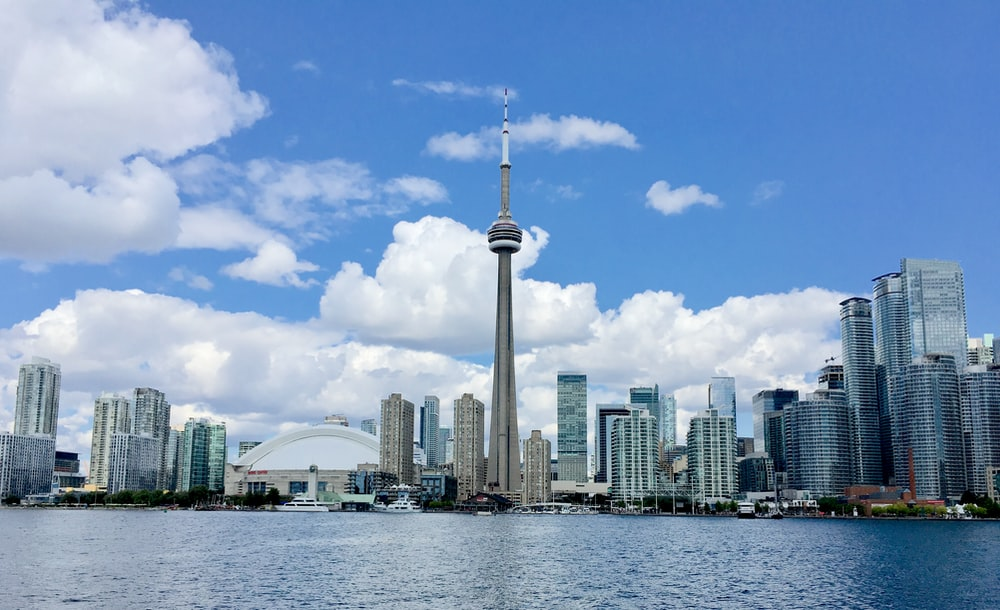
#> input picture Resources/Photos/toronto.jpg, 1000 x 610 px, found by its file name
$ python masking.py
#> lines starting #> are read from the running program, lines starting #| are printed output that depends on the picture; after the words box and inside, x2 and y2 are one past the last pixel; in counts of white or black regions, pixels touching at a corner belong together
import cv2 as cv
import numpy as np

img = cv.imread('./Resources/Photos/toronto.jpg')
#> img is the input picture: shape (610, 1000, 3); mean B, G, R 187.2, 152.4, 123
cv.imshow('toronto', img)

blank = np.zeros(img.shape[:2], dtype='uint8')
cv.imshow('Blank Image', blank)

circle = cv.circle(blank.copy(), (img.shape[1]//2 + 45,img.shape[0]//2), 100, 255, -1)
cv.imshow('circ mask', circle)
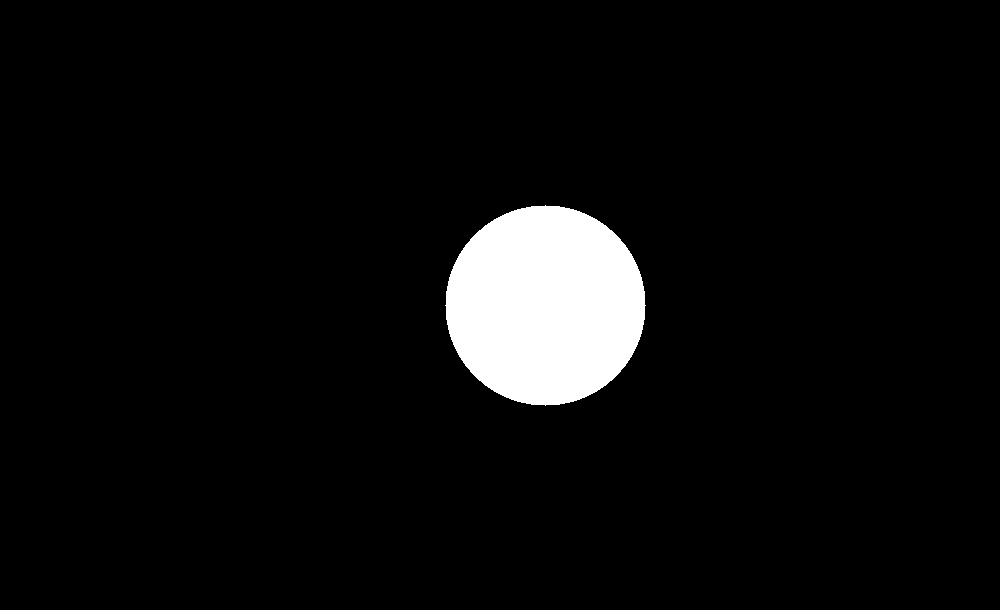
#> window 'circ mask': shape (610, 1000); 5.2% white; 1 white region, box (x1, y1, x2, y2) and area: (445, 205, 646, 406) 31417

rectangle = cv.rectangle(blank.copy(), (30,30), (370,370), 255, -1)
cv.imshow('rect mask', rectangle)
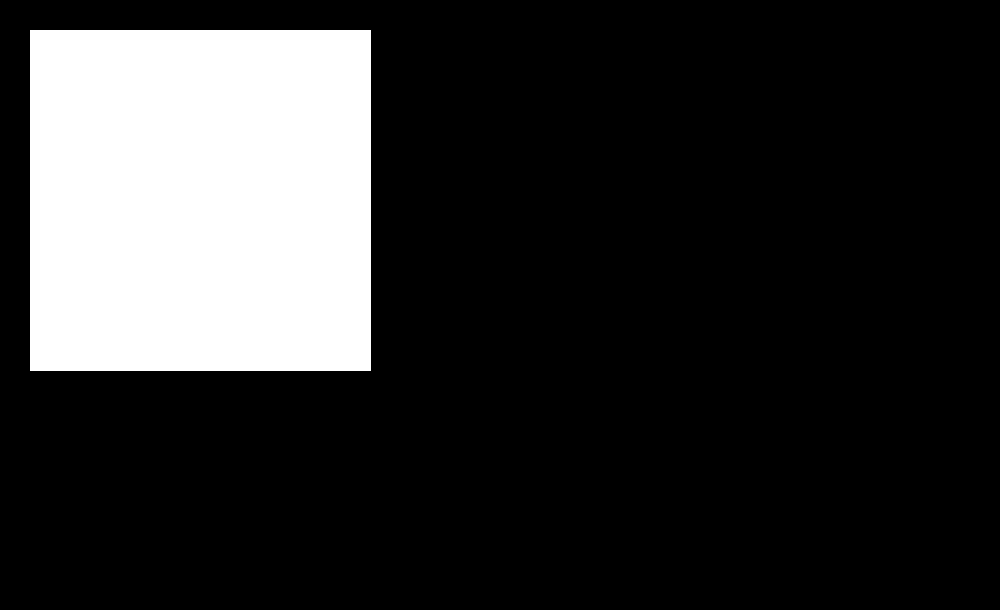
#> window 'rect mask': shape (610, 1000); 19.1% white; 1 white region, box (x1, y1, x2, y2) and area: (30, 30, 371, 371) 116281

weird_shape = cv.bitwise_or(circle,rectangle)
cv.imshow('Weird Shape', weird_shape)
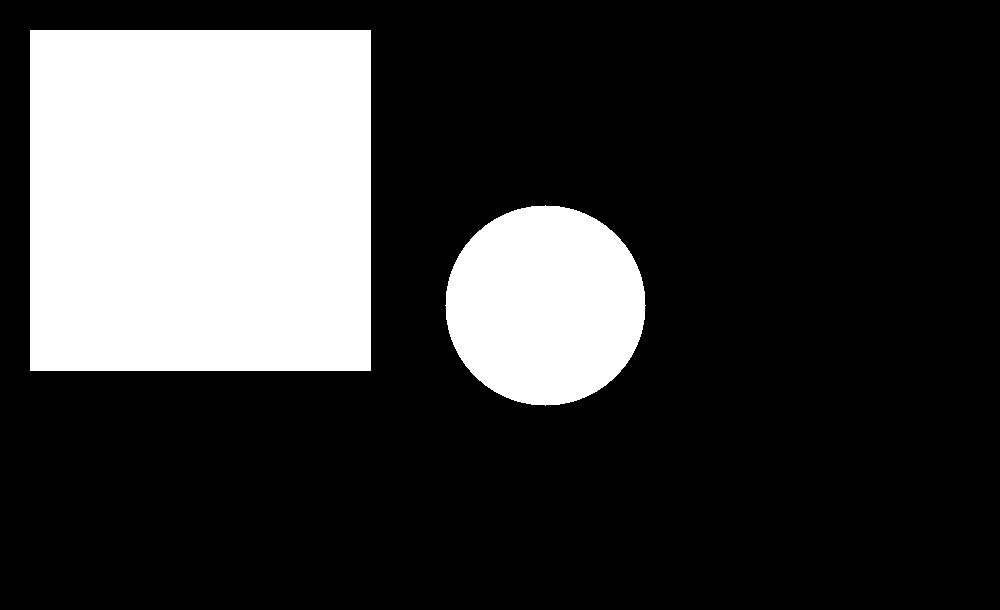
#> window 'Weird Shape': shape (610, 1000); 24.2% white; 2 white regions, box (x1, y1, x2, y2) and area: (30, 30, 371, 371) 116281, (445, 205, 646, 406) 31417

masked = cv.bitwise_and(img,img,mask=weird_shape)
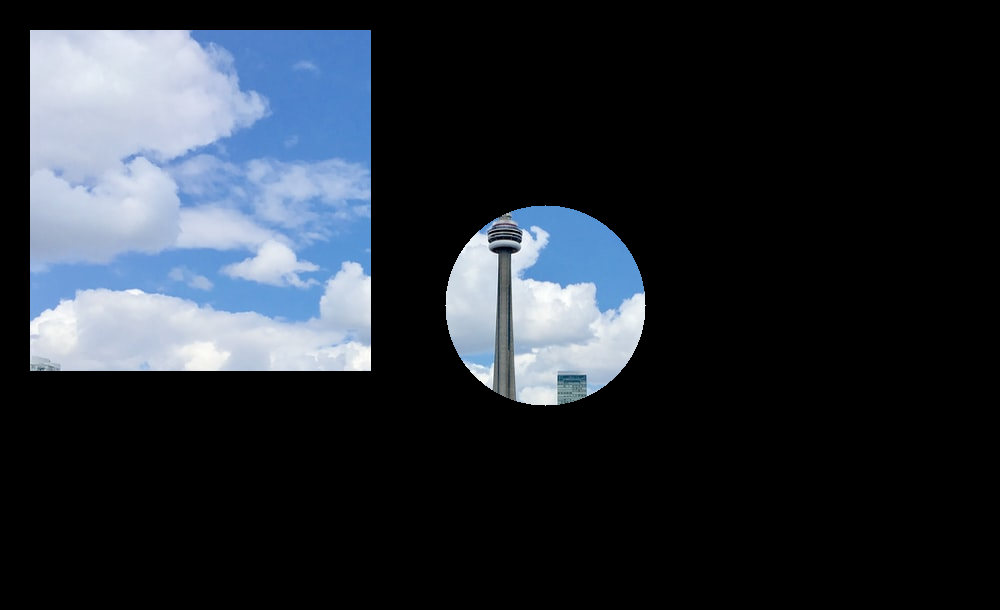
#> masked: shape (610, 1000, 3); mean B, G, R 52.9, 44.8, 38.8
cv.imshow('Weird Shaped Masked Image', masked)

cv.waitKey(0)

$ run again, with Resources/Photos/cat1.jpg copied over Resources/Photos/toronto.jpg
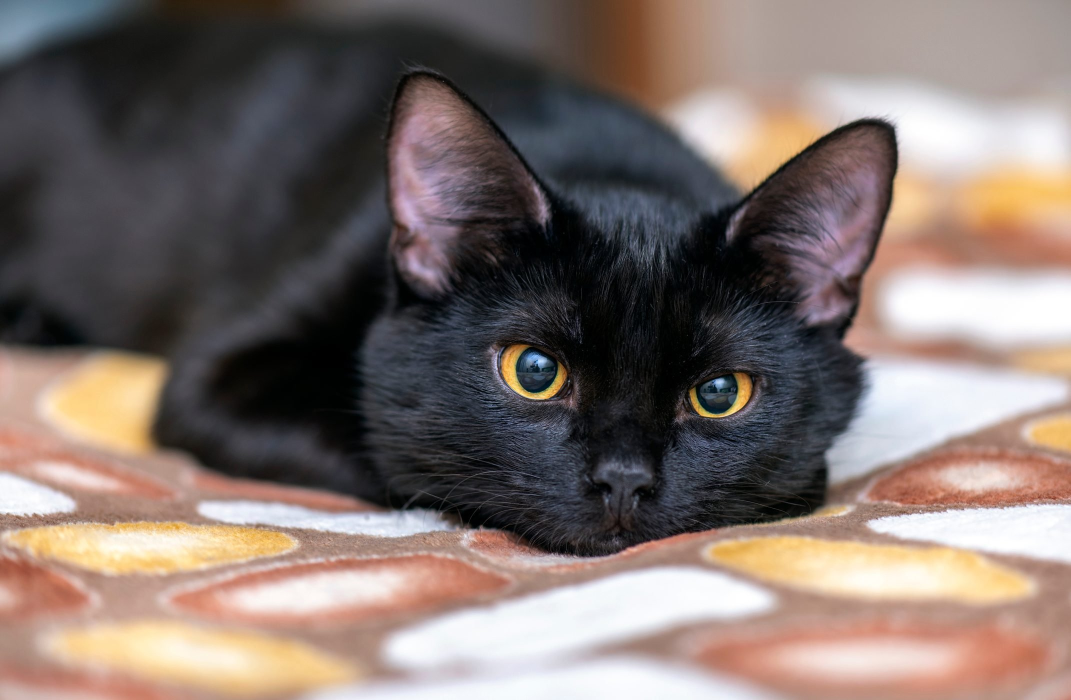
#> input picture Resources/Photos/cat1.jpg, 2141 x 1400 px, found by its file name (shown at 1/2 size)
#> img is the input picture: shape (1400, 2141, 3); mean B, G, R 108.6, 113.9, 127.9
#> `cv.imshow('circ mask', circle)`:
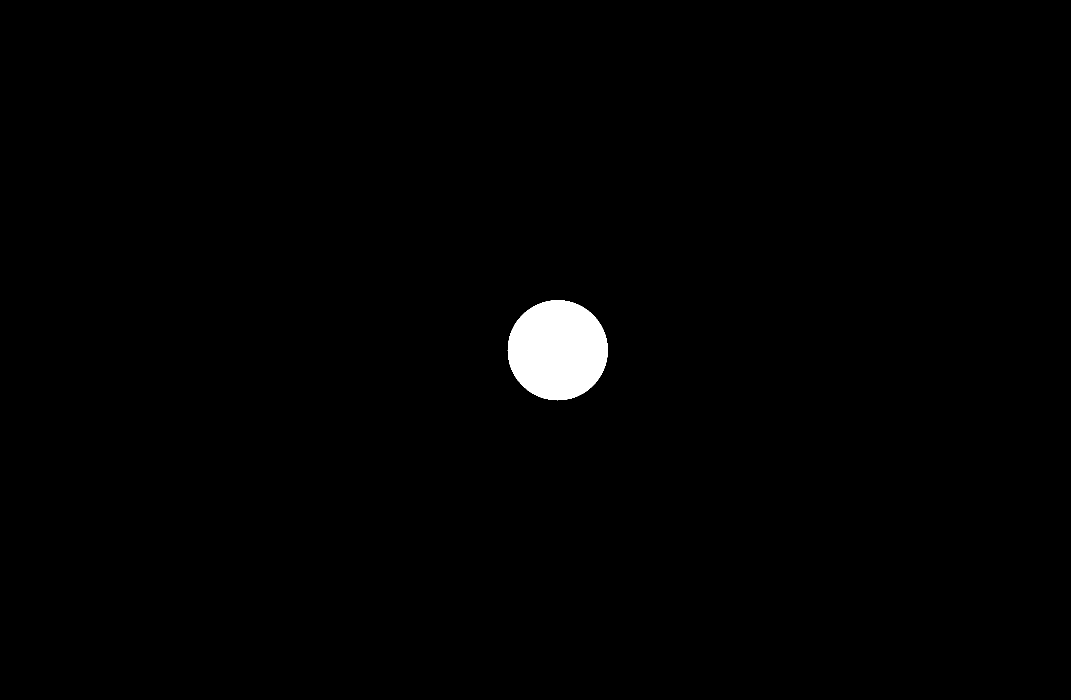
#> window 'circ mask': shape (1400, 2141) (shown at 1/2 size); 1% white; 1 white region, box (x1, y1, x2, y2) and area: (1015, 600, 1216, 801) 31417
#> `masked = cv.bitwise_and(img,img,mask=weird_shape)`:
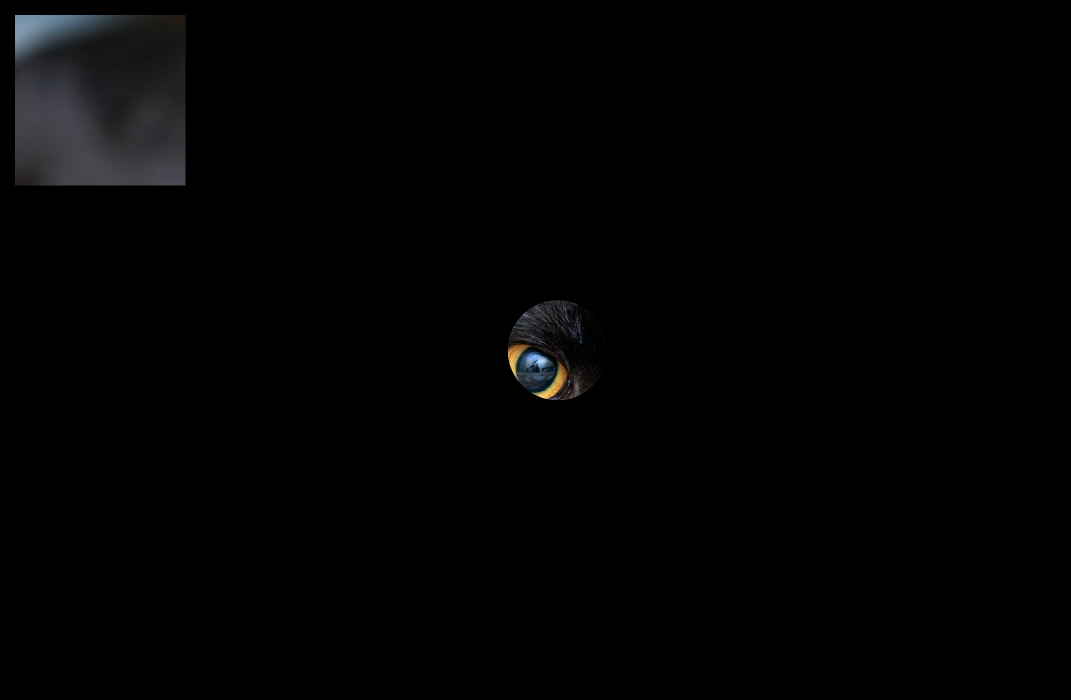
#> masked: shape (1400, 2141, 3) (shown at 1/2 size); mean B, G, R 2.5, 2.4, 2.4

$ run again, with Resources/Photos/cat2.jpg copied over Resources/Photos/toronto.jpg
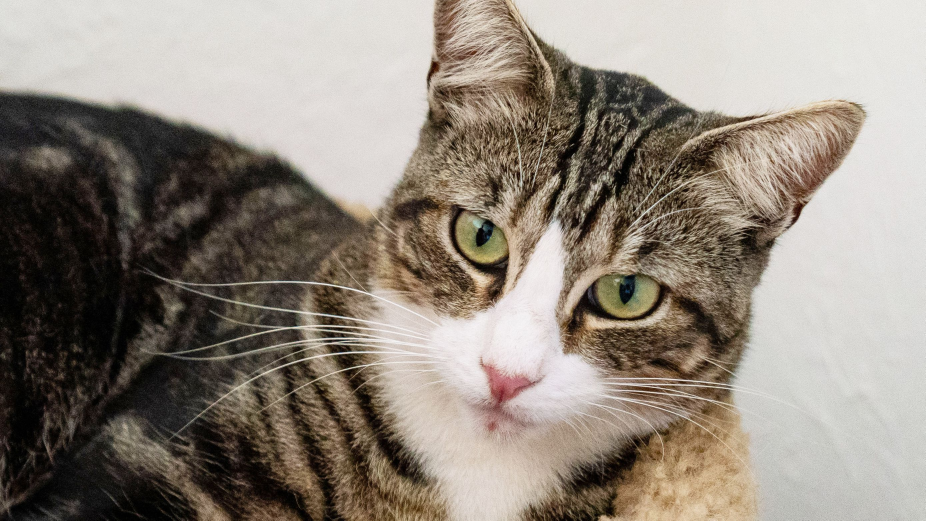
#> input picture Resources/Photos/cat2.jpg, 2776 x 1561 px, found by its file name (shown at 1/3 size)
#> img is the input picture: shape (1561, 2776, 3); mean B, G, R 124.1, 134.4, 143.6
#> `cv.imshow('circ mask', circle)`:
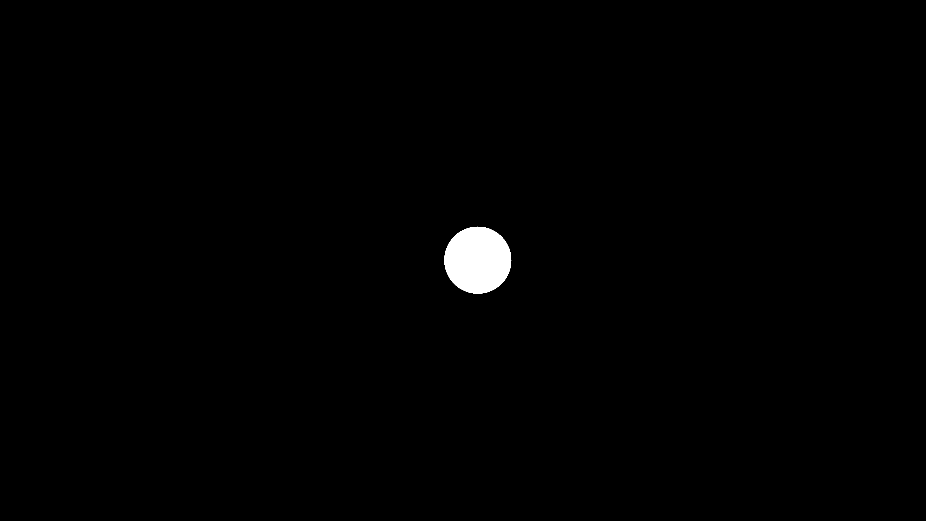
#> window 'circ mask': shape (1561, 2776) (shown at 1/3 size); 0.73% white; 1 white region, box (x1, y1, x2, y2) and area: (1333, 680, 1534, 881) 31417
#> `masked = cv.bitwise_and(img,img,mask=weird_shape)`:
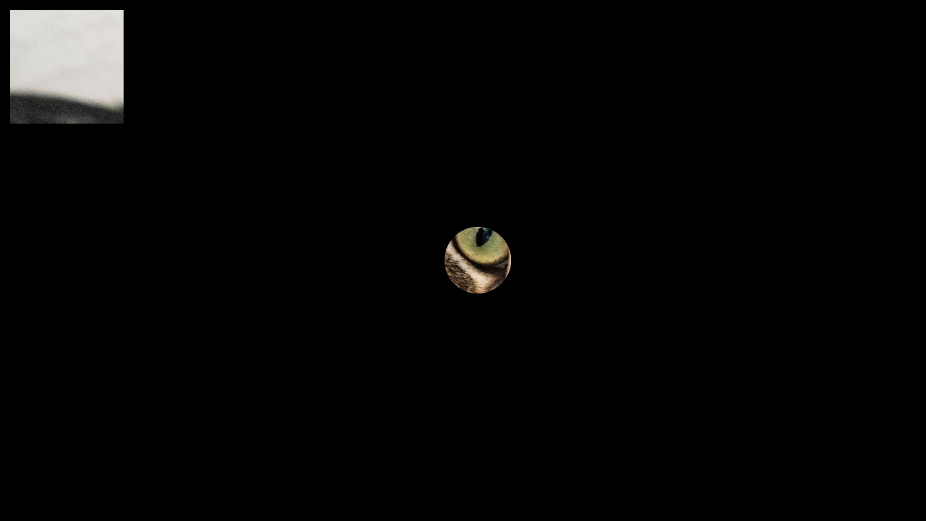
#> masked: shape (1561, 2776, 3) (shown at 1/3 size); mean B, G, R 5.2, 5.5, 5.7

$ run again, with Resources/Photos/dog1.jpg copied over Resources/Photos/toronto.jpg
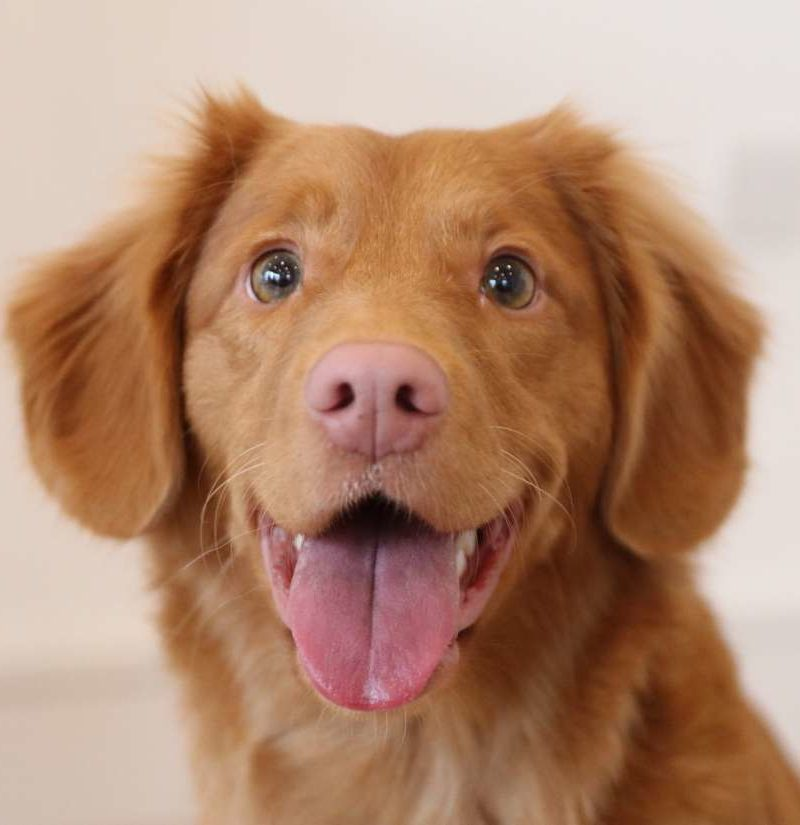
#> input picture Resources/Photos/dog1.jpg, 800 x 825 px, found by its file name
#> img is the input picture: shape (825, 800, 3); mean B, G, R 112.3, 137.1, 177.1
#> `cv.imshow('circ mask', circle)`:
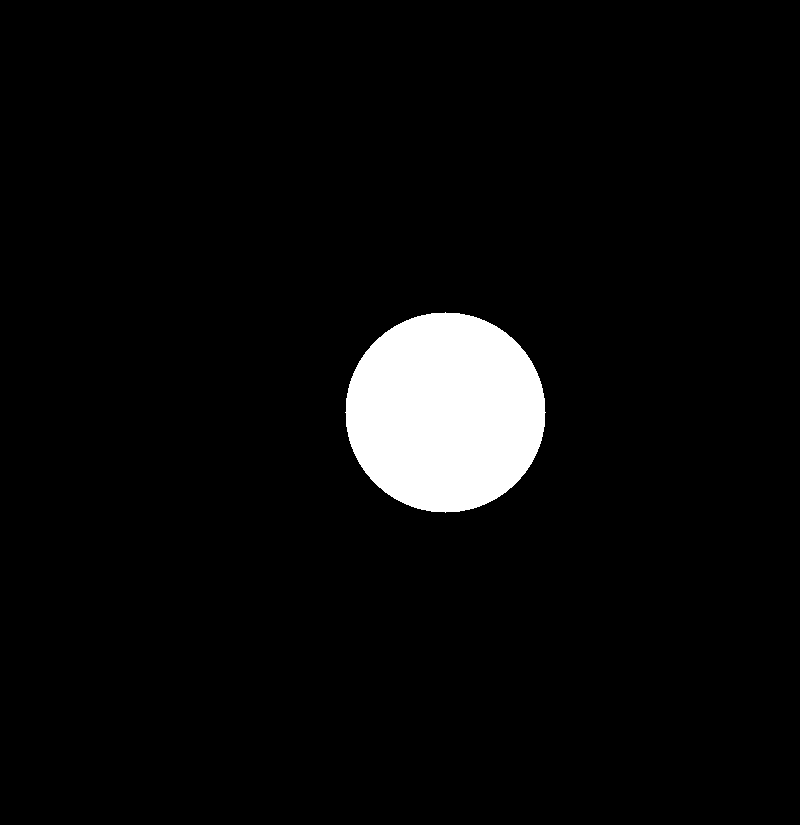
#> window 'circ mask': shape (825, 800); 4.8% white; 1 white region, box (x1, y1, x2, y2) and area: (345, 312, 546, 513) 31417
#> `masked = cv.bitwise_and(img,img,mask=weird_shape)`:
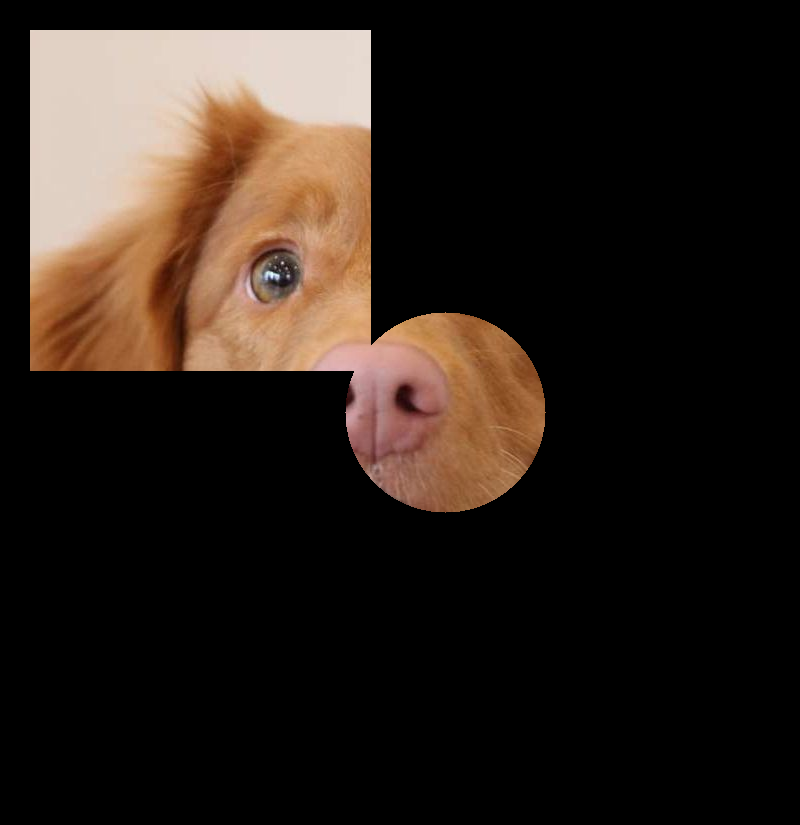
#> masked: shape (825, 800, 3); mean B, G, R 25.5, 32.1, 41.8
